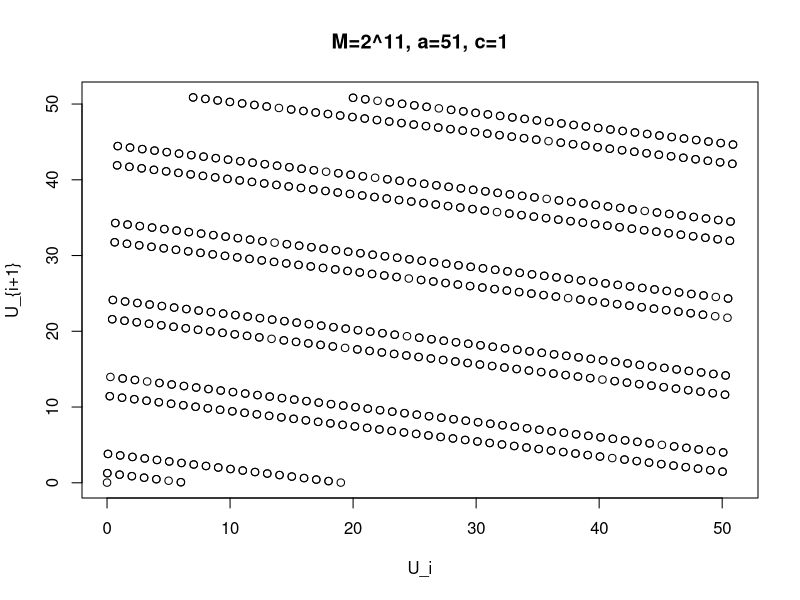

This figure's R source:

##########################################################
# Random number generation
#############################################################


rnorm(10)
rnorm(10) # Different numbers

# Now setting the seed
set.seed(1)
rnorm(10)

set.seed(1)
rnorm(10) # The same numbers


M<-2^11
a=51
c=1


cong<-function(x0,n){
  tmp<-c()
  tmp[1]<-x0
  for(i in 1:n){
    tmp[i+1]<-a*tmp[i]%%M 
  }
  return(tmp)
}


out<-cong(1,1000)/M
n<-length(out)
data<-cbind(out[-n], out[-1])
plot(data,xlab="U_i", ylab="U_{i+1}", main="M=2^11, a=51, c=1")



